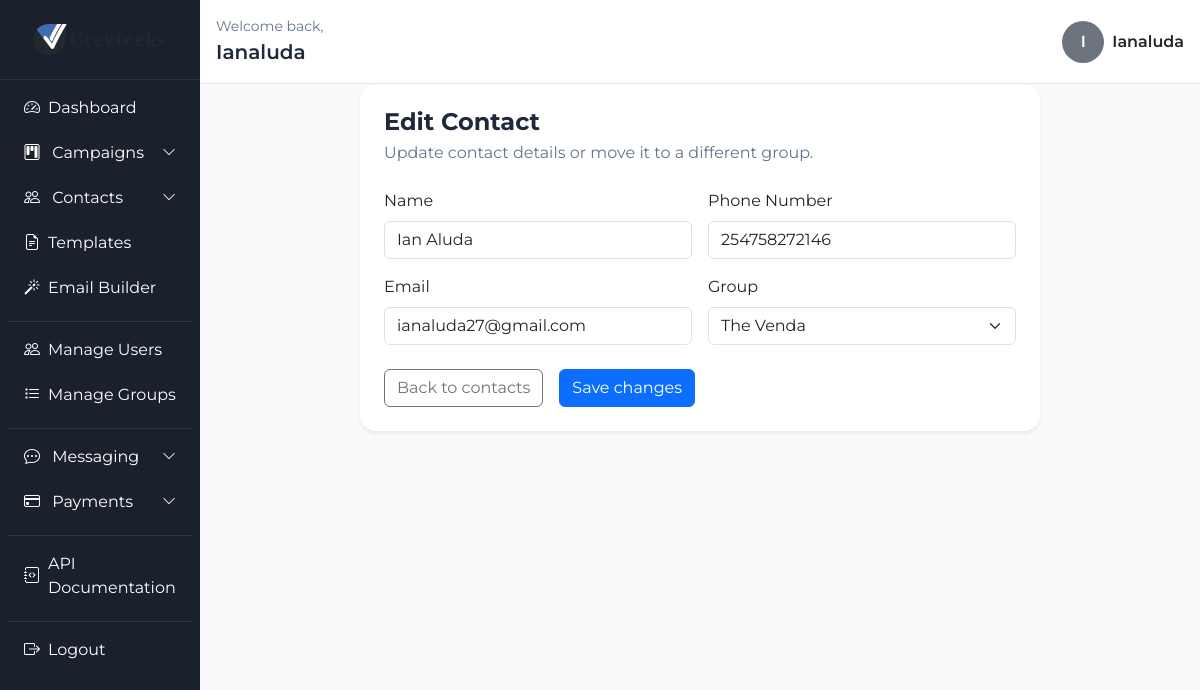
Screenshot of /contacts/3/edit/ (signed in) with the database file from the repository.
### contacts_app/models.py (models this page shows, shortened)
class Contact(models.Model):
    group = models.ForeignKey(Group, on_delete=models.CASCADE, related_name='contacts')
    phone_number = models.CharField(max_length=20)
    email = models.EmailField(blank=True)
    name = models.CharField(max_length=100, blank=True)
    created_at = models.DateTimeField(auto_now_add=True)

class Group(models.Model):
    user = models.ForeignKey(User, on_delete=models.CASCADE, related_name='user_groups')
    name = models.CharField(max_length=100)
    description = models.TextField(blank=True)
    created_at = models.DateTimeField(auto_now_add=True)

### contacts_app/views.py (the view, shortened to what this page needs)
# urls.py: path('contacts/<int:contact_id>/edit/', edit_contact, name='edit_contact'),
@login_required
def edit_contact(request, contact_id):
    contact = Contact.objects.filter(id=contact_id, group__user=request.user).first()
    if not contact:
        messages.error(request, 'Contact not found.')
        return redirect('contact_list')
    return render(request, 'contacts/contact_edit.html', {
        'contact': contact,
        'groups': Group.objects.filter(user=request.user),
    })

### templates/contacts/contact_edit.html (shortened to what this page needs)
{% extends "campaigns/dashboard.html" %}
{% block content %}
<div class="card border-0 shadow-sm p-4 rounded-4 mx-auto" style="max-width: 680px;">
    <div class="mb-4">
        <h4 class="fw-bold mb-1">Edit Contact</h4>
        <p class="text-muted mb-0">Update contact details or move it to a different group.</p>
    </div>
    <form method="post">
        <div class="row g-3">
            <div class="col-md-6">
                <label class="form-label">Name</label>
                <input type="text" name="name" class="form-control" value="{{ contact.name }}">
            </div>
            <div class="col-md-6">
                <label class="form-label">Phone Number</label>
                <input type="text" name="phone_number" class="form-control" value="{{ contact.phone_number }}" required>
            </div>
            <div class="col-md-6">
                <label class="form-label">Email</label>
                <input type="email" name="email" class="form-control" value="{{ contact.email }}">
            </div>
            <div class="col-md-6">
                <label class="form-label">Group</label>
                <select name="group" class="form-select" required>
                    {% for group in groups %}
                        <option value="{{ group.id }}" {% if contact.group.id == group.id %}selected{% endif %}>
                            {{ group.name }}
                        </option>
                    {% endfor %}
                </select>
            </div>
        </div>
        <div class="d-flex gap-3 mt-4">
            <a href="{% url 'contact_list' %}" class="btn btn-outline-secondary">Back to contacts</a>
            <button type="submit" class="btn btn-primary">Save changes</button>
        </div>
    </form>
</div>
{% endblock %}

### templates/campaigns/dashboard.html (shortened to what this page needs)
{% load static %}
<!DOCTYPE html>
<html lang="en">
<head>
    <link href="https://cdn.jsdelivr.net/npm/bootstrap@5.3.0/dist/css/bootstrap.min.css" rel="stylesheet">
    <link rel="stylesheet" href="https://cdn.jsdelivr.net/npm/bootstrap-icons@1.11.3/font/bootstrap-icons.min.css">
    <link rel="stylesheet" href="{% static 'css/dashboard.css' %}">
</head>
<body>
    <div class="container-fluid">
        <div class="row">
            <nav class="col-md-2 d-none d-md-block sidebar p-0">
    <div class="sidebar-brand d-flex align-items-center justify-content-center px-3 py-3">
        <img src="{% static 'assets/images/logo/logo-dark.svg' %}" class="sidebar-logo" alt="Greyteeks logo">
    </div>
    <div class="px-2 pb-4">
        <ul class="nav flex-column mt-2">
            <li class="nav-item">
                <a class="nav-link d-flex align-items-center" href="{% url 'dashboard' %}">
                    <i class="bi bi-speedometer2 me-2"></i> Dashboard
                </a>
            </li>
            <li class="nav-item">
                <a class="nav-link d-flex align-items-center justify-content-between"
                   href="#campaignsDropdown"
                   data-bs-toggle="collapse"
                   aria-expanded="false"
                   aria-controls="campaignsDropdown">
                    <span><i class="bi bi-kanban me-2"></i> Campaigns</span>
                    <i class="bi bi-chevron-down small"></i>
                </a>
            </li>
            <li class="nav-item">
                <a class="nav-link d-flex align-items-center justify-content-between"
                   href="#contactsDropdown"
                   data-bs-toggle="collapse"
                   aria-expanded="false"
                   aria-controls="contactsDropdown">
                    <span><i class="bi bi-people me-2"></i> Contacts</span>
                    <i class="bi bi-chevron-down small"></i>
                </a>
            </li>
            <li class="nav-item">
                <a class="nav-link d-flex align-items-center" href="{% url 'manage_templates' %}">
                    <i class="bi bi-file-earmark-text me-2"></i> Templates
                </a>
            </li>
            <li class="nav-item">
                <a class="nav-link d-flex align-items-center" href="{% url 'email_builder' %}">
                    <i class="bi bi-magic me-2"></i> Email Builder
                </a>
            </li>
            <hr class="text-secondary my-2">
            {% if user.is_staff %}
            <li class="nav-item">
                <a class="nav-link d-flex align-items-center" href="{% url 'manage_users' %}">
                    <i class="bi bi-people me-2"></i> Manage Users
                </a>
            </li>
            <li class="nav-item">
                <a class="nav-link d-flex align-items-center" href="{% url 'manage_groups' %}">
                    <i class="bi bi-list-task me-2"></i> Manage Groups
                </a>
            </li>
            <hr class="text-secondary my-2">
            <li class="nav-item">
                <a class="nav-link d-flex align-items-center justify-content-between"
                   href="#messagingDropdown"
                   data-bs-toggle="collapse"
                   aria-expanded="false"
                   aria-controls="messagingDropdown">
                    <span><i class="bi bi-chat-dots me-2"></i> Messaging</span>
                    <i class="bi bi-chevron-down small"></i>
                </a>
            </li>
            <li class="nav-item">
                <a class="nav-link d-flex align-items-center justify-content-between"
                   href="#paymentsDropdown"
                   data-bs-toggle="collapse"
                   aria-expanded="false"
                   aria-controls="paymentsDropdown">
                    <span><i class="bi bi-credit-card me-2"></i> Payments</span>
                    <i class="bi bi-chevron-down small"></i>
                </a>
            </li>
            {% endif %}
            <hr class="text-secondary my-2">
            <li class="nav-item">
                <a class="nav-link d-flex align-items-center" href="{% url 'api_documentation' %}">
                    <i class="bi bi-journal-code me-2"></i> API Documentation
                </a>
            </li>
            <hr class="text-secondary my-2">
            <li class="nav-item">
                <form action="{% url 'logout' %}" method="post">
                    <button type="submit" class="nav-link text-danger border-0 bg-transparent d-flex align-items-center w-100">
                        <i class="bi bi-box-arrow-right me-2"></i> Logout
                    </button>
                </form>
            </li>
        </ul>
    </div>
</nav>
            <main class="col-md-10 p-0">
                <div class="dashboard-top-bar d-flex justify-content-between align-items-center px-3 py-3 bg-white border-bottom">
                    <div>
                        <div class="text-muted small">Welcome back,</div>
                        <div class="fs-5 fw-semibold">{{ user.first_name|default:user.username|title }}</div>
                    </div>
                    <div class="d-flex align-items-center gap-2">
                        <span class="rounded-circle bg-secondary text-white d-inline-flex align-items-center justify-content-center"
                              style="width:42px; height:42px;">
                            {{ user.username|first|upper }}
                        </span>
                        <span class="fw-semibold text-dark">{{ user.username|title }}</span>
                    </div>
                </div>
                <div class="dashboard-content">
                    {% block content %}{% endblock %}
                </div>
            </main>
        </div>
    </div>
</body>
</html>

### static/css/dashboard.css (style rules this page uses)
body { background-color: #f8fafc; font-family: 'Montserrat', sans-serif; color: #1e293b; }
.sidebar { height: 100vh; background: #1a202c; color: white; position: fixed; top: 0; left: 0; z-index: 100; width: 16.666667%; }
.sidebar .nav-link { transition: all 0.3s; border-radius: 5px; margin-bottom: 5px; color: white !important; }
.sidebar .nav-link[data-bs-toggle="collapse"] .bi-chevron-down { transition: transform 0.25s ease; }
.sidebar-logo { display: block; width: 80%; max-width: 160px; height: auto; max-height: 50px; object-fit: contain; margin: 0 auto; }
.sidebar-brand { min-height: 80px; border-bottom: 1px solid rgba(255, 255, 255, 0.08); }
main { margin-left: 16.666667%; }
.dashboard-content { padding-left: 1.5rem; padding-right: 1.5rem; }
.dashboard-top-bar { min-height: 80px; background: #ffffff; border-bottom: 1px solid #e2e8f0 !important; box-shadow: 0 1px 2px 0 rgba(0, 0, 0, 0.02); }
.dashboard-top-bar .rounded-circle { font-size: 1rem; text-transform: uppercase; font-weight: 600; }
h1, h2, h3, h4, h5, h6 { font-family: 'Montserrat', sans-serif; font-weight: 600; color: #1e293b; }
.text-muted { color: #64748b !important; }

### rows the page displays
Contact: name "Ian Aluda", phone_number "254758272146", email "ianaluda27@gmail.com", group "The Venda"

### other values shown
{{ user.first_name|default:user.username|title }} "Ianaluda"
{{ user.username|first|upper }} "I"
{{ user.username|title }} "Ianaluda"
